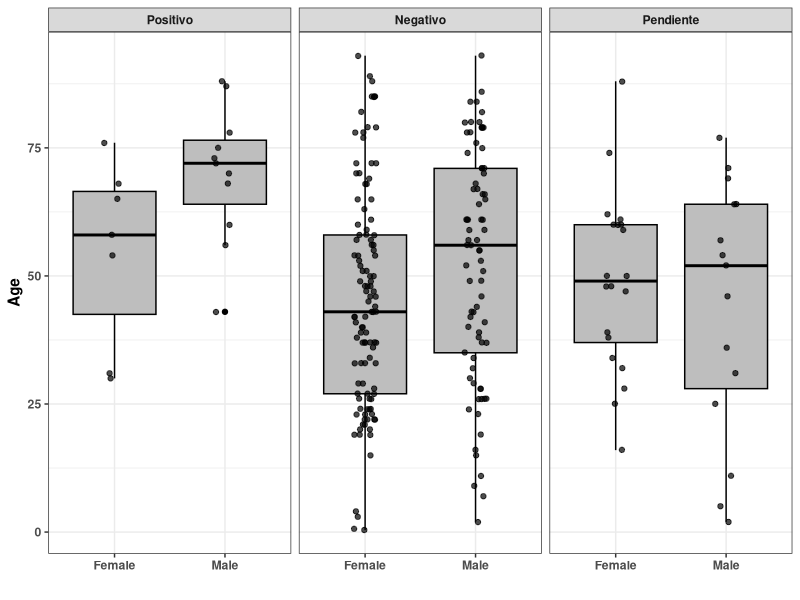

This figure's R source: (Note: this script raises an error after producing the figure.)
# -- Libraries
library(tidyverse)
library(lubridate)
library(ggrepel)

# -- Loading & wrangling data
dat <- read_csv("covid19-pr/dat/Database.csv") %>%
  setNames(c("id", "sex", "region", "age", "result", "date", "source")) %>%
  separate(date, c("day", "month.name")) %>%
  mutate(day = as.numeric(day))  %>%
  mutate(source = ifelse(source=="DS\r", "DS", source),
         source = ifelse(source=="HV\r", "HV", source)) %>%
  mutate(result = factor(result, levels=c("Positivo", "Negativo", "Pendiente")))

# -- Age distribution of tests in DS
dat %>%
  filter(source == "DS") %>%
  ggplot() +
  geom_boxplot(aes(sex, age), fill="gray", color="black", size=0.50) +
  geom_jitter(aes(sex, age), width=0.10, alpha=0.70) +
  facet_wrap(~result) +
  scale_x_discrete(labels = c("F"="Female", "M"="Male")) +
  xlab("") +
  ylab("Age") +
  theme_bw() +
  theme(axis.title = element_text(face="bold"),
        axis.text  = element_text(face="bold"),
        strip.text = element_text(face="bold"))

# -- Numero de pruebas por dia con resultados en DS
num_test <- dat %>%
  filter(source == "DS") %>%
  filter(result != "Pendiente") %>%
  group_by(day) %>%
  summarize(n = n()) %>%
  mutate(num.test = cumsum(n)) %>%
  ungroup() %>%
  select(-n)

# -- Porciento de positivos y negativos por covid19 en DS
tmp <- dat %>%
  filter(source == "DS") %>%
  filter(result != "Pendiente") %>%
  group_by(result, day) %>%
  summarize(n = n()) %>%
  mutate(cum.n = cumsum(n)) %>%
  ungroup() %>%
  left_join(num_test, by = "day") %>%
  mutate(percent = 100 * cum.n / num.test)

# -- Viz de porciento de positivos y negativos por covid19 en DS
tmp %>%
  ggplot(aes(day, percent, color=result, label=round(percent,1))) +
  geom_line(size=0.80, ) +
  geom_point(size=3, show.legend = F) +
  geom_label(fontface    = "bold", 
             label.size    = 0.60,
             show.legend = FALSE) +
  ylab("Porcentaje") +
  xlab("Dias de marzo") +
  ggtitle("Porciento de Casos Positivos/Negativos",
          subtitle = "Prubas hechas por Departamento de Salud de Puerto Rico") +
  labs(caption = "Rolando J. Acosta (@RJANunez)") +
  scale_x_continuous(limits = c(9, 21), breaks = seq(9, 21, by=1)) +
  scale_y_continuous(limits = c(0, 100), breaks = seq(0, 100, by=20)) +
  scale_color_manual(name="",
                     values=c("#3182bd", "#cb181d")) +
  theme_fivethirtyeight() +
  theme(axis.title  = element_text(face="bold", color="black"),
        axis.text   = element_text(face="bold", color="black"),
        legend.text = element_text(face="bold", color="black"),
        plot.title  = element_text(face="bold", color="black", size=12),
        plot.subtitle  = element_text(face="bold", color="black", size=9),
        plot.caption      = element_text(face="bold", color="black", size=9),
        legend.direction  = "vertical",
        legend.position   = c(0.70,0.50),
        legend.title      = element_blank(),
        legend.background = element_rect(color="black", linetype = "solid"))
